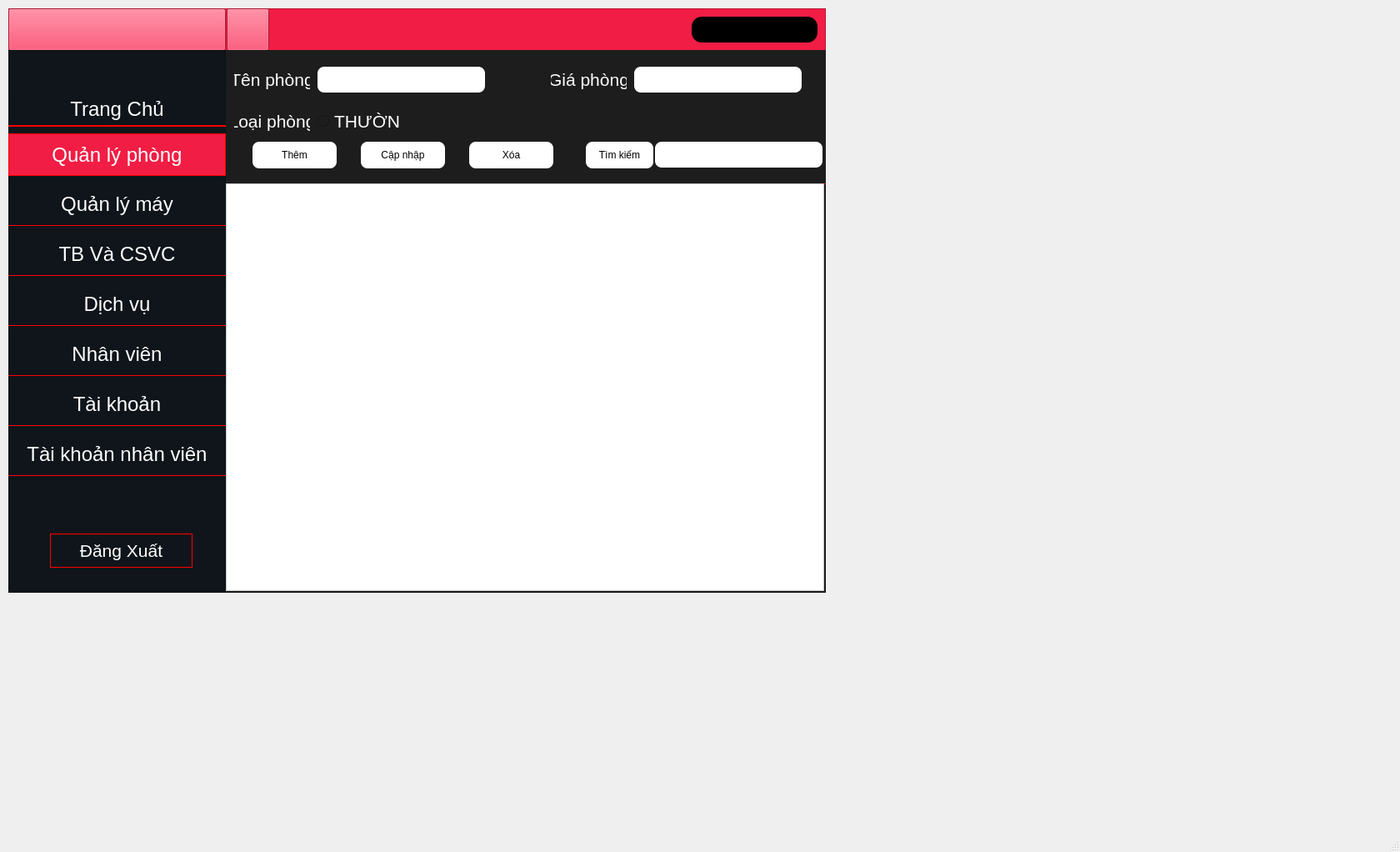
<?xml version="1.0" encoding="UTF-8"?>
<ui version="4.0">
 <class>MainWindow</class>
 <widget class="QMainWindow" name="MainWindow">
  <property name="geometry">
   <rect>
    <x>0</x>
    <y>0</y>
    <width>1680</width>
    <height>1022</height>
   </rect>
  </property>
  <property name="windowTitle">
   <string>MainWindow</string>
  </property>
  <widget class="QWidget" name="centralwidget">
   <widget class="QFrame" name="frame">
    <property name="geometry">
     <rect>
      <x>10</x>
      <y>10</y>
      <width>981</width>
      <height>701</height>
     </rect>
    </property>
    <property name="styleSheet">
     <string notr="true">background-color:#1D1D1D;</string>
    </property>
    <property name="frameShape">
     <enum>QFrame::StyledPanel</enum>
    </property>
    <property name="frameShadow">
     <enum>QFrame::Raised</enum>
    </property>
    <widget class="QFrame" name="frame_2">
     <property name="geometry">
      <rect>
       <x>0</x>
       <y>0</y>
       <width>981</width>
       <height>51</height>
      </rect>
     </property>
     <property name="styleSheet">
      <string notr="true">background-color: #F11D44;</string>
     </property>
     <property name="frameShape">
      <enum>QFrame::StyledPanel</enum>
     </property>
     <property name="frameShadow">
      <enum>QFrame::Raised</enum>
     </property>
     <widget class="QLabel" name="lb_tentaikhoan">
      <property name="geometry">
       <rect>
        <x>820</x>
        <y>10</y>
        <width>151</width>
        <height>31</height>
       </rect>
      </property>
      <property name="styleSheet">
       <string notr="true">color:white;
background-color:black;
border-radius:12px;</string>
      </property>
      <property name="text">
       <string/>
      </property>
     </widget>
     <widget class="QPushButton" name="btn_home">
      <property name="geometry">
       <rect>
        <x>0</x>
        <y>0</y>
        <width>261</width>
        <height>51</height>
       </rect>
      </property>
      <property name="text">
       <string/>
      </property>
      <property name="icon">
       <iconset>
        <normaloff>../Icon &amp; image/Logo-Transparent-01.png</normaloff>../Icon &amp; image/Logo-Transparent-01.png</iconset>
      </property>
      <property name="iconSize">
       <size>
        <width>150</width>
        <height>200</height>
       </size>
      </property>
     </widget>
     <widget class="QPushButton" name="btn_back">
      <property name="geometry">
       <rect>
        <x>262</x>
        <y>0</y>
        <width>51</width>
        <height>51</height>
       </rect>
      </property>
      <property name="text">
       <string/>
      </property>
      <property name="icon">
       <iconset>
        <normaloff>../Icon &amp; image/2203523_arrow_back_botton_left_icon.ico</normaloff>../Icon &amp; image/2203523_arrow_back_botton_left_icon.ico</iconset>
      </property>
      <property name="iconSize">
       <size>
        <width>40</width>
        <height>40</height>
       </size>
      </property>
     </widget>
    </widget>
    <widget class="QFrame" name="frame_3">
     <property name="geometry">
      <rect>
       <x>0</x>
       <y>50</y>
       <width>261</width>
       <height>651</height>
      </rect>
     </property>
     <property name="styleSheet">
      <string notr="true">background-color:#0F151A;</string>
     </property>
     <property name="frameShape">
      <enum>QFrame::StyledPanel</enum>
     </property>
     <property name="frameShadow">
      <enum>QFrame::Raised</enum>
     </property>
     <widget class="QPushButton" name="btn_dangxuat">
      <property name="geometry">
       <rect>
        <x>50</x>
        <y>580</y>
        <width>171</width>
        <height>41</height>
       </rect>
      </property>
      <property name="font">
       <font>
        <pointsize>16</pointsize>
       </font>
      </property>
      <property name="styleSheet">
       <string notr="true">border: 1px solid red;
color:white;</string>
      </property>
      <property name="text">
       <string>Đăng Xuất</string>
      </property>
     </widget>
     <widget class="QPushButton" name="btn_trangchu">
      <property name="geometry">
       <rect>
        <x>0</x>
        <y>51</y>
        <width>261</width>
        <height>41</height>
       </rect>
      </property>
      <property name="font">
       <font>
        <pointsize>18</pointsize>
       </font>
      </property>
      <property name="styleSheet">
       <string notr="true">border: 2px solid red;
color:white;
border-left:none;
border-top:none;
border-right:none;
</string>
      </property>
      <property name="text">
       <string>Trang Chủ</string>
      </property>
     </widget>
     <widget class="QPushButton" name="btn_qlphong">
      <property name="geometry">
       <rect>
        <x>0</x>
        <y>100</y>
        <width>261</width>
        <height>51</height>
       </rect>
      </property>
      <property name="font">
       <font>
        <pointsize>18</pointsize>
        <underline>false</underline>
        <strikeout>false</strikeout>
       </font>
      </property>
      <property name="styleSheet">
       <string notr="true">border: 1px solid red;
color:white;
background-color:#F11D44;</string>
      </property>
      <property name="text">
       <string>Quản lý phòng</string>
      </property>
     </widget>
     <widget class="QPushButton" name="btn_qlmay">
      <property name="geometry">
       <rect>
        <x>0</x>
        <y>160</y>
        <width>261</width>
        <height>51</height>
       </rect>
      </property>
      <property name="font">
       <font>
        <pointsize>18</pointsize>
       </font>
      </property>
      <property name="styleSheet">
       <string notr="true">border: 1px solid red;
color:white;
border-left:none;
border-top:none;
border-right:none;</string>
      </property>
      <property name="text">
       <string>Quản lý máy</string>
      </property>
     </widget>
     <widget class="QPushButton" name="btn_tbcsvc">
      <property name="geometry">
       <rect>
        <x>0</x>
        <y>220</y>
        <width>261</width>
        <height>51</height>
       </rect>
      </property>
      <property name="font">
       <font>
        <pointsize>18</pointsize>
       </font>
      </property>
      <property name="styleSheet">
       <string notr="true">border: 1px solid red;
color:white;
border-left:none;
border-top:none;
border-right:none;</string>
      </property>
      <property name="text">
       <string>TB Và CSVC</string>
      </property>
     </widget>
     <widget class="QPushButton" name="btn_dichvu">
      <property name="geometry">
       <rect>
        <x>0</x>
        <y>280</y>
        <width>261</width>
        <height>51</height>
       </rect>
      </property>
      <property name="font">
       <font>
        <pointsize>18</pointsize>
       </font>
      </property>
      <property name="styleSheet">
       <string notr="true">border: 1px solid red;
color:white;
border-left:none;
border-top:none;
border-right:none;</string>
      </property>
      <property name="text">
       <string>Dịch vụ</string>
      </property>
     </widget>
     <widget class="QPushButton" name="btn_nhanvien">
      <property name="geometry">
       <rect>
        <x>0</x>
        <y>340</y>
        <width>261</width>
        <height>51</height>
       </rect>
      </property>
      <property name="font">
       <font>
        <pointsize>18</pointsize>
       </font>
      </property>
      <property name="styleSheet">
       <string notr="true">border: 1px solid red;
color:white;
border-left:none;
border-top:none;
border-right:none;</string>
      </property>
      <property name="text">
       <string>Nhân viên</string>
      </property>
     </widget>
     <widget class="QPushButton" name="btn_tk">
      <property name="geometry">
       <rect>
        <x>0</x>
        <y>400</y>
        <width>261</width>
        <height>51</height>
       </rect>
      </property>
      <property name="font">
       <font>
        <pointsize>18</pointsize>
       </font>
      </property>
      <property name="styleSheet">
       <string notr="true">border: 1px solid red;
color:white;
border-left:none;
border-top:none;
border-right:none;</string>
      </property>
      <property name="text">
       <string>Tài khoản</string>
      </property>
     </widget>
    </widget>
    <widget class="QPushButton" name="pushButton_8">
     <property name="geometry">
      <rect>
       <x>270</x>
       <y>180</y>
       <width>221</width>
       <height>81</height>
      </rect>
     </property>
     <property name="font">
      <font>
       <pointsize>20</pointsize>
      </font>
     </property>
     <property name="styleSheet">
      <string notr="true">border:none</string>
     </property>
     <property name="text">
      <string/>
     </property>
     <property name="icon">
      <iconset>
       <normaloff>../../Downloads/Test 1-01.png</normaloff>../../Downloads/Test 1-01.png</iconset>
     </property>
     <property name="iconSize">
      <size>
       <width>250</width>
       <height>200</height>
      </size>
     </property>
    </widget>
    <widget class="QFrame" name="frame_4">
     <property name="geometry">
      <rect>
       <x>261</x>
       <y>50</y>
       <width>720</width>
       <height>161</height>
      </rect>
     </property>
     <property name="styleSheet">
      <string notr="true">border:1px solid red;
border-left:none;
border-top:none;
border-right:none;</string>
     </property>
     <property name="frameShape">
      <enum>QFrame::StyledPanel</enum>
     </property>
     <property name="frameShadow">
      <enum>QFrame::Raised</enum>
     </property>
     <widget class="QLabel" name="label">
      <property name="geometry">
       <rect>
        <x>10</x>
        <y>20</y>
        <width>91</width>
        <height>31</height>
       </rect>
      </property>
      <property name="font">
       <font>
        <pointsize>16</pointsize>
       </font>
      </property>
      <property name="styleSheet">
       <string notr="true">border:none;
color:white;
</string>
      </property>
      <property name="text">
       <string>Tên phòng</string>
      </property>
      <property name="alignment">
       <set>Qt::AlignCenter</set>
      </property>
     </widget>
     <widget class="QLabel" name="label_2">
      <property name="geometry">
       <rect>
        <x>10</x>
        <y>70</y>
        <width>91</width>
        <height>31</height>
       </rect>
      </property>
      <property name="font">
       <font>
        <pointsize>16</pointsize>
       </font>
      </property>
      <property name="styleSheet">
       <string notr="true">border:none;
color:white;
</string>
      </property>
      <property name="text">
       <string>Loại phòng</string>
      </property>
      <property name="alignment">
       <set>Qt::AlignCenter</set>
      </property>
     </widget>
     <widget class="QLabel" name="label_3">
      <property name="geometry">
       <rect>
        <x>390</x>
        <y>20</y>
        <width>91</width>
        <height>31</height>
       </rect>
      </property>
      <property name="font">
       <font>
        <pointsize>16</pointsize>
       </font>
      </property>
      <property name="styleSheet">
       <string notr="true">border:none;
color:white;
</string>
      </property>
      <property name="text">
       <string>Giá phòng</string>
      </property>
      <property name="alignment">
       <set>Qt::AlignCenter</set>
      </property>
     </widget>
     <widget class="QLineEdit" name="txt_ten_phong">
      <property name="geometry">
       <rect>
        <x>110</x>
        <y>20</y>
        <width>201</width>
        <height>31</height>
       </rect>
      </property>
      <property name="styleSheet">
       <string notr="true">border-radius:8px;
border:none;
color:black;
background-color:#fff;</string>
      </property>
     </widget>
     <widget class="QLineEdit" name="txt_gia_phong">
      <property name="geometry">
       <rect>
        <x>490</x>
        <y>20</y>
        <width>201</width>
        <height>31</height>
       </rect>
      </property>
      <property name="styleSheet">
       <string notr="true">border-radius:8px;
border:none;
color:black;
background-color:#fff;</string>
      </property>
     </widget>
     <widget class="QPushButton" name="btn_them">
      <property name="geometry">
       <rect>
        <x>32</x>
        <y>110</y>
        <width>101</width>
        <height>32</height>
       </rect>
      </property>
      <property name="styleSheet">
       <string notr="true">border-radius:8px;
border:none;
color:black;
background-color:#fff;</string>
      </property>
      <property name="text">
       <string>Thêm</string>
      </property>
     </widget>
     <widget class="QPushButton" name="btn_capnhap">
      <property name="geometry">
       <rect>
        <x>162</x>
        <y>110</y>
        <width>101</width>
        <height>32</height>
       </rect>
      </property>
      <property name="styleSheet">
       <string notr="true">border-radius:8px;
border:none;
color:black;
background-color:#fff;</string>
      </property>
      <property name="text">
       <string>Cập nhập</string>
      </property>
     </widget>
     <widget class="QPushButton" name="btn_xoa">
      <property name="geometry">
       <rect>
        <x>292</x>
        <y>110</y>
        <width>101</width>
        <height>32</height>
       </rect>
      </property>
      <property name="styleSheet">
       <string notr="true">border-radius:8px;
border:none;
color:black;
background-color:#fff;</string>
      </property>
      <property name="text">
       <string>Xóa</string>
      </property>
     </widget>
     <widget class="QLineEdit" name="txt_timkiem">
      <property name="geometry">
       <rect>
        <x>515</x>
        <y>110</y>
        <width>201</width>
        <height>31</height>
       </rect>
      </property>
      <property name="styleSheet">
       <string notr="true">border-radius:8px;
border:none;
color:black;
background-color:#fff;</string>
      </property>
     </widget>
     <widget class="QPushButton" name="btn_timkiem">
      <property name="geometry">
       <rect>
        <x>432</x>
        <y>110</y>
        <width>81</width>
        <height>32</height>
       </rect>
      </property>
      <property name="styleSheet">
       <string notr="true">border-radius:8px;
border:none;
color:black;
background-color:#fff;</string>
      </property>
      <property name="text">
       <string>Tìm kiếm</string>
      </property>
     </widget>
     <widget class="QRadioButton" name="rb_loai_phong">
      <property name="geometry">
       <rect>
        <x>110</x>
        <y>70</y>
        <width>100</width>
        <height>31</height>
       </rect>
      </property>
      <property name="font">
       <font>
        <pointsize>16</pointsize>
       </font>
      </property>
      <property name="styleSheet">
       <string notr="true">border-radius:8px;
border:none;
color:white;
</string>
      </property>
      <property name="text">
       <string>THƯỜNG</string>
      </property>
     </widget>
     <widget class="QLineEdit" name="txt_maphong">
      <property name="geometry">
       <rect>
        <x>310</x>
        <y>70</y>
        <width>31</width>
        <height>31</height>
       </rect>
      </property>
      <property name="styleSheet">
       <string notr="true">background-color:#1D1D1D;
color:#1D1D1D;
border:none;</string>
      </property>
     </widget>
    </widget>
    <widget class="QTableWidget" name="tb_phong_thuong">
     <property name="geometry">
      <rect>
       <x>261</x>
       <y>210</y>
       <width>718</width>
       <height>489</height>
      </rect>
     </property>
     <property name="styleSheet">
      <string notr="true">background-color:white;</string>
     </property>
    </widget>
   </widget>
   <widget class="QPushButton" name="btn_tknhanvien">
    <property name="geometry">
     <rect>
      <x>10</x>
      <y>520</y>
      <width>261</width>
      <height>51</height>
     </rect>
    </property>
    <property name="font">
     <font>
      <pointsize>18</pointsize>
     </font>
    </property>
    <property name="styleSheet">
     <string notr="true">border: 1px solid red;
color:white;
border-left:none;
border-top:none;
border-right:none;
</string>
    </property>
    <property name="text">
     <string>Tài khoản nhân viên</string>
    </property>
   </widget>
  </widget>
  <widget class="QMenuBar" name="menubar">
   <property name="geometry">
    <rect>
     <x>0</x>
     <y>0</y>
     <width>1680</width>
     <height>24</height>
    </rect>
   </property>
  </widget>
  <widget class="QStatusBar" name="statusbar"/>
 </widget>
 <resources/>
 <connections/>
</ui>
